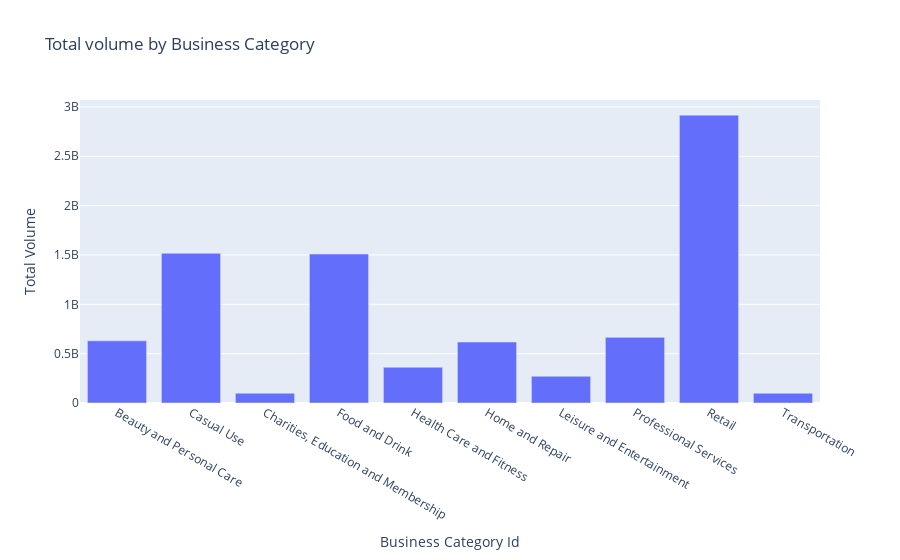

The code cell stored with this chart in its notebook:
### Code cell
table1 = pd.pivot_table(df, values=['Total Volume'], index=['Business Category Id'],
                    aggfunc={'Total Volume': np.sum}).reset_index()

fig1 = px.bar(table1, x='Business Category Id', y='Total Volume', title='Total volume by Business Category')
fig1.show()

### Figure 1 — Plotly figure (JSON) as saved in the notebook; plotly's stock layout.template omitted (floating-point values rounded to 4 significant figures)
{"data": [{"alignmentgroup": "True", "hovertemplate": "Business Category Id=%{x}<br>Total Volume=%{y}<extra></extra>", "legendgroup": "", "marker": {"color": "#636efa", "pattern": {"shape": ""}}, "name": "", "offsetgroup": "", "orientation": "v", "showlegend": false, "textposition": "auto", "type": "bar", "x": ["Beauty and Personal Care", "Casual Use", "Charities, Education and Membership", "Food and Drink", "Health Care and Fitness", "Home and Repair", "Leisure and Entertainment", "Professional Services", "Retail", "Transportation"], "xaxis": "x", "y": [630302552, 1517116701, 99330012, 1509427900, 362068082, 618010066, 270782597, 665255449, 2916705085, 98601185], "yaxis": "y"}], "layout": {"barmode": "relative", "legend": {"tracegroupgap": 0}, "title": {"text": "Total volume by Business Category"}, "xaxis": {"anchor": "y", "domain": [0, 1], "title": {"text": "Business Category Id"}}, "yaxis": {"anchor": "x", "domain": [0, 1], "title": {"text": "Total Volume"}}}}
